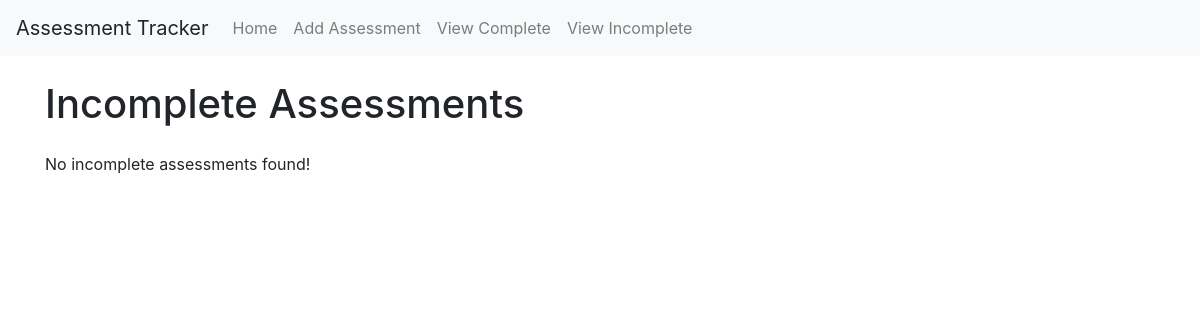
/view_incomplete, run on an earlier commit of the app's database.
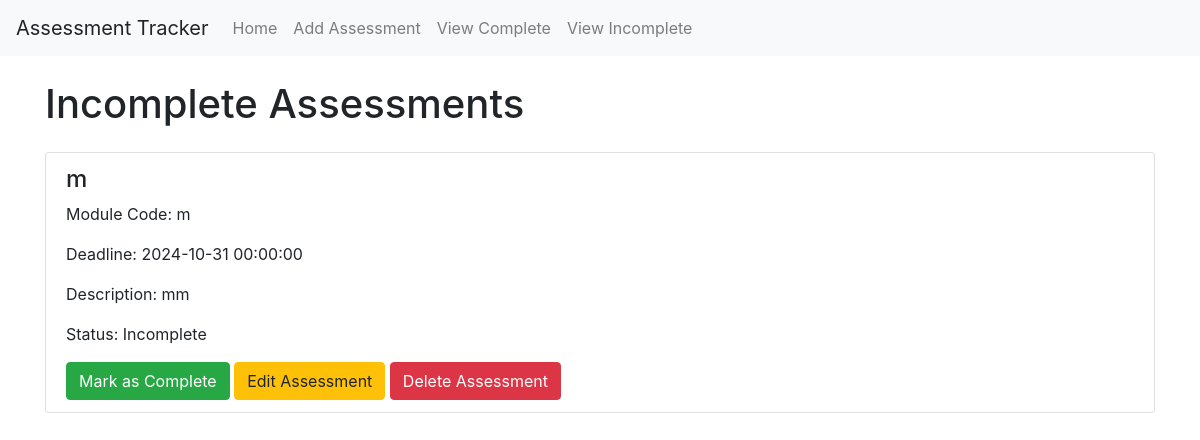
And on a later commit of the database.
### app/models.py (models this page shows)
class Assessment(db.Model):
    id = db.Column(db.Integer, primary_key=True)
    title = db.Column(db.String(100), nullable=False)
    module_code = db.Column(db.String(100), nullable=False)
    deadline = db.Column(db.DateTime, nullable=False)
    description = db.Column(db.Text, nullable=False)
    completed = db.Column(db.Boolean, default=False)

### app/views.py (the view)
@app.route('/view_incomplete')
def view_incomplete():
    incomplete_assessments = Assessment.query.filter_by(completed=False).all()
    return render_template('incomplete.html', assessments=incomplete_assessments)

### app/templates/incomplete.html (shortened to what this page needs)
{% extends "base.html" %}
{% block content %}
    <h1 class="my-4">Incomplete Assessments</h1>
    {% if assessments %}
        <ul class="list-group">
            {% for assessment in assessments %}
                <li class="list-group-item">
                    <h4>{{ assessment.title }}</h4>
                    <p>Module Code: {{ assessment.module_code }}</p>
                    <p>Deadline: {{ assessment.deadline }}</p>
                    <p>Description: {{ assessment.description }}</p>
                    <p>Status: Incomplete</p>
                    <a href="{{ url_for('complete_button', id=assessment.id) }}" class="btn btn-success ">Mark as Complete</a>
                    <a href="{{ url_for('edit_assessment', id=assessment.id) }}" class="btn btn-warning ">Edit Assessment</a>
                    <a href="{{ url_for('delete_assessment', id=assessment.id) }}" class="btn btn-danger">Delete Assessment</a>
                </li>
            {% endfor %}
        </ul>
    {% else %}
        <p>No incomplete assessments found!</p>
    {% endif %}
{% endblock %}

What changed in the data, as far as the page shows it:
added Assessment: title "m", module_code "m", deadline "2024-10-31 00:00:00", description "mm"
Also different on the page:
text no longer shown: "No incomplete assessments found!"
